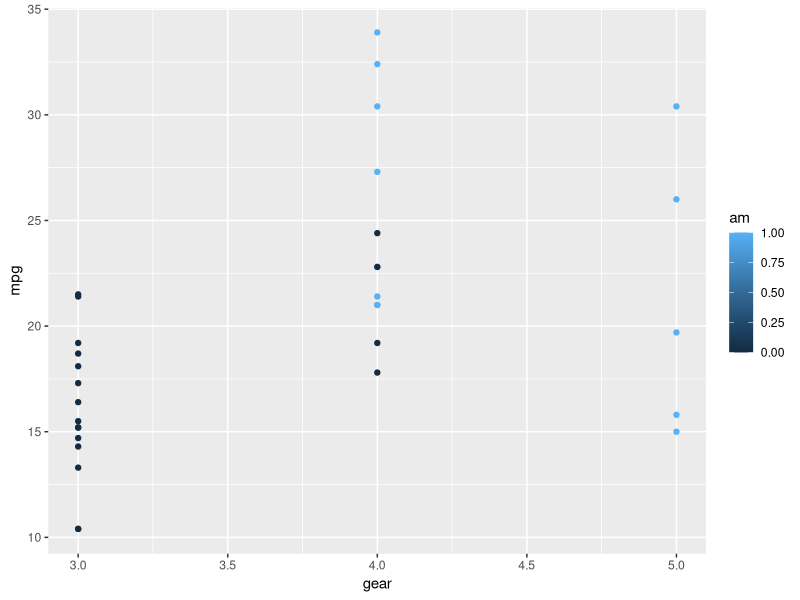

Write the R code that produced this figure.
library(ggplot2)

set.seed(56342) #중심위치설정을 위한 난수생성

#학습데이터와 실험데이터 분리
idx<-sample(1:2, nrow(mtcars), replace=T, prob=c(0.6, 0.4))
train<-mtcars[idx==1,]
test<-mtcars[idx==2,]

#학습데이터 표준화
#mtcars$am<-as.numeric(mtcars$am)
#mtcars$vs<-as.numeric(mtcars$vs)
train.data<-scale(train[1:11])

#k-means함수구동
data_kmeans<-kmeans(train.data[1:11], centers=3, iter.max=100000)

#명목화와 결과보기
#train$am<-as.factor(data_kmeans$am)
print(table(train$am))

#그래프그리기
a<-qplot(gear,mpg,colour=am,data=mtcars)
print(a)